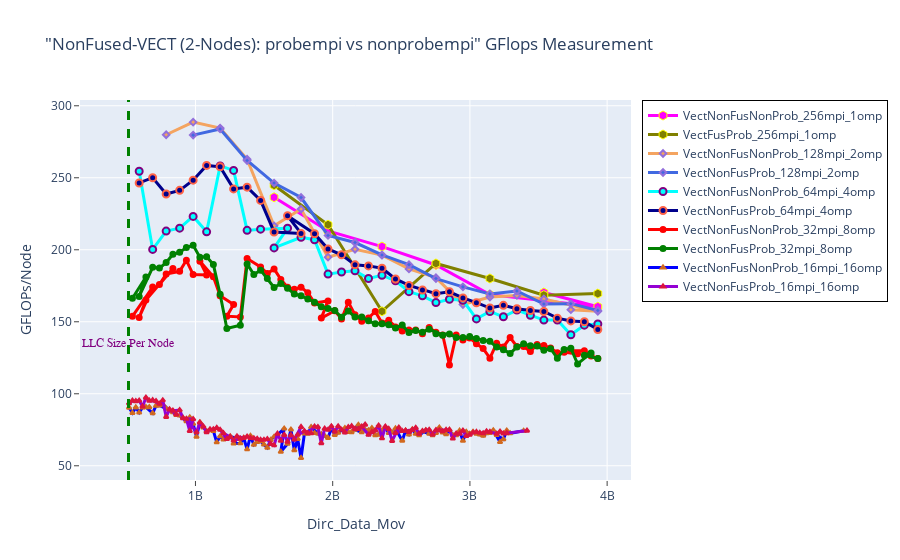

Source (notebook cell):
### Markdown cell above
## GFLOPS - NonFused-VECT: Probempi vs NonProbempi

### Code cell
fig = go.Figure() 

fig.add_trace(go.Scatter(x=(dfn2VectNonFusNonProb_256mpi_1omp.Dirc_Data_Mov*(dfn2VectNonFusNonProb_256mpi_1omp.MPI_size/2)), 
                         y=(dfn2VectNonFusNonProb_256mpi_1omp.GFLOPS*(dfn2VectNonFusNonProb_256mpi_1omp.MPI_size/2)), 
                         mode='lines+markers', 
                         name='VectNonFusNonProb_256mpi_1omp',
                         line=dict(color='magenta',width=3),
                         marker=dict(symbol='hexagon',size=9, line=dict(color='yellow',width=1))))


fig.add_trace(go.Scatter(x=(dfn2VectNonFusProb_256mpi_1omp.Dirc_Data_Mov*(dfn2VectNonFusProb_256mpi_1omp.MPI_size/2)), 
                         y=(dfn2VectNonFusProb_256mpi_1omp.GFLOPS*(dfn2VectNonFusProb_256mpi_1omp.MPI_size/2)), 
                         mode='lines+markers', 
                         name='VectFusProb_256mpi_1omp',
                         line=dict(color='olive',width=3),
                         marker=dict(symbol='hexagon',size=9, line=dict(color='yellow',width=1))))

# case 2
fig.add_trace(go.Scatter(x=(dfn2VectNonFusNonProb_128mpi_2omp.Dirc_Data_Mov*(dfn2VectNonFusNonProb_128mpi_2omp.MPI_size/2)), 
                         y=(dfn2VectNonFusNonProb_128mpi_2omp.GFLOPS*(dfn2VectNonFusNonProb_128mpi_2omp.MPI_size/2)), 
                         mode='lines+markers', 
                         name='VectNonFusNonProb_128mpi_2omp',
                         line=dict(color='sandybrown',width=3),
                         marker=dict(symbol='diamond',size=5,line=dict(color='MediumPurple',width=2))))

fig.add_trace(go.Scatter(x=(dfn2VectNonFusProb_128mpi_2omp.Dirc_Data_Mov*(dfn2VectNonFusProb_128mpi_2omp.MPI_size/2)), 
                         y=(dfn2VectNonFusProb_128mpi_2omp.GFLOPS*(dfn2VectNonFusProb_128mpi_2omp.MPI_size/2)), 
                         mode='lines+markers', 
                         name='VectNonFusProb_128mpi_2omp',
                         line=dict(color='royalblue',width=3),
                         marker=dict(symbol='diamond',size=5,line=dict(color='MediumPurple',width=2))))

# case 3
fig.add_trace(go.Scatter(x=(dfn2VectNonFusNonProb_64mpi_4omp.Dirc_Data_Mov*(dfn2VectNonFusNonProb_64mpi_4omp.MPI_size/2)), 
                         y=(dfn2VectNonFusNonProb_64mpi_4omp.GFLOPS*(dfn2VectNonFusNonProb_64mpi_4omp.MPI_size/2)), 
                         mode='lines+markers', 
                         name='VectNonFusNonProb_64mpi_4omp',
                         line=dict(color='cyan',width=3),
                         marker=dict(symbol='circle',size=7,line=dict(color='Purple',width=2))))

fig.add_trace(go.Scatter(x=(dfn2VectNonFusProb_64mpi_4omp.Dirc_Data_Mov*(dfn2VectNonFusProb_64mpi_4omp.MPI_size/2)), 
                         y=(dfn2VectNonFusProb_64mpi_4omp.GFLOPS*(dfn2VectNonFusProb_64mpi_4omp.MPI_size/2)), 
                         mode='lines+markers', 
                         name='VectNonFusProb_64mpi_4omp',
                         line=dict(color='darkblue',width=3),
                         marker=dict(symbol='circle',size=7, line=dict(color='tomato',width=2))))

# case 4
fig.add_trace(go.Scatter(x=(dfn2VectNonFusNonProb_32mpi_8omp.Dirc_Data_Mov*(dfn2VectNonFusNonProb_32mpi_8omp.MPI_size/2)), 
                         y=(dfn2VectNonFusNonProb_32mpi_8omp.GFLOPS*(dfn2VectNonFusNonProb_32mpi_8omp.MPI_size/2)), 
                         mode='lines+markers', 
                         name='VectNonFusNonProb_32mpi_8omp',
                         line=dict(color='red',width=3),
                         marker=dict(symbol='circle',size=5,line=dict(color='red',width=2))))

fig.add_trace(go.Scatter(x=(dfn2VectNonFusProb_32mpi_8omp.Dirc_Data_Mov*(dfn2VectNonFusProb_32mpi_8omp.MPI_size/2)), 
                         y=(dfn2VectNonFusProb_32mpi_8omp.GFLOPS*(dfn2VectNonFusProb_32mpi_8omp.MPI_size/2)), 
                         mode='lines+markers', 
                         name='VectNonFusProb_32mpi_8omp',
                         line=dict(color='green',width=3),
                         marker=dict(symbol='circle',size=5,line=dict(color='green',width=2))))

# case 5

fig.add_trace(go.Scatter(x=(dfn2VectNonFusNonProb_16mpi_16omp.Dirc_Data_Mov*(dfn2VectNonFusNonProb_16mpi_16omp.MPI_size/2)), 
                         y=(dfn2VectNonFusNonProb_16mpi_16omp.GFLOPS*(dfn2VectNonFusNonProb_16mpi_16omp.MPI_size/2)), 
                         mode='lines+markers', 
                         name='VectNonFusNonProb_16mpi_16omp',
                         line=dict(color='blue',width=3),
                         marker=dict(symbol='triangle-up',size=4,line=dict(color='chocolate',width=2))))

fig.add_trace(go.Scatter(x=(dfn2VectNonFusProb_16mpi_16omp.Dirc_Data_Mov*(dfn2VectNonFusProb_16mpi_16omp.MPI_size/2)), 
                         y=(dfn2VectNonFusProb_16mpi_16omp.GFLOPS*(dfn2VectNonFusProb_16mpi_16omp.MPI_size/2)), 
                         mode='lines+markers', 
                         name='VectNonFusProb_16mpi_16omp',
                         line=dict(color='darkviolet',width=3),
                         marker=dict(symbol='triangle-up',size=4,line=dict(color='crimson',width=2))))



# Adding a vertical line
fig.add_vline(x=512e6, line_width=3, line_dash="dash", line_color="green")
# fig.add_hline(y=1024, line_width=3, line_dash="dash", line_color="red")

# Add annotation
fig.add_annotation(
    x='512e6'
    , y=130
    , text=f'LLC Size Per Node'
    , yanchor='bottom'
    , showarrow=False
    , arrowhead=1
    , arrowsize=1
    , arrowwidth=2
    , arrowcolor="#636363"
    , ax=-20
    , ay=-30
    , font=dict(size=12, color="purple", family="Sans Serif")
    , align="left"
    ,)

fig.update_layout(title='"NonFused-VECT (2-Nodes): probempi vs nonprobempi" GFlops Measurement',
                  xaxis_title='Dirc_Data_Mov', yaxis_title='GFLOPs/Node', 
                  xaxis=dict(ticks="outside"),  
                  yaxis=dict(ticks="outside"),
                  legend=go.layout.Legend(bordercolor="black",borderwidth=1))
